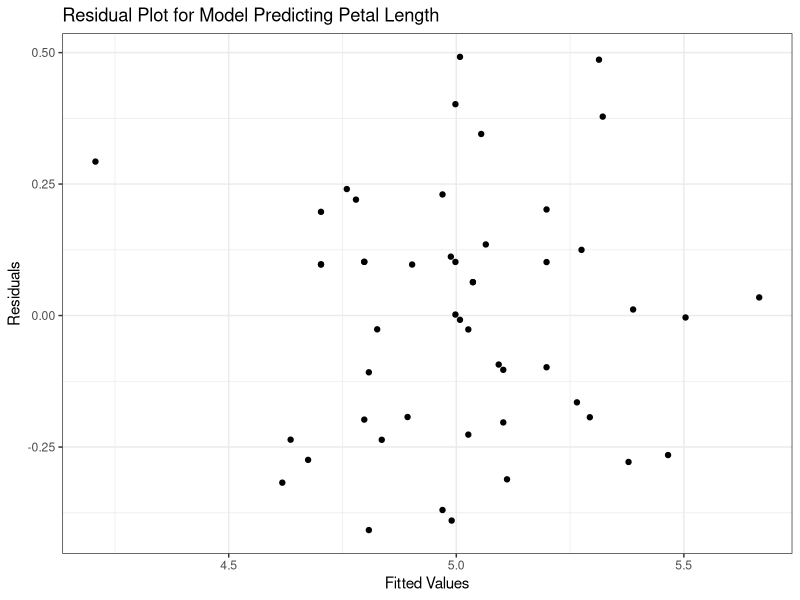
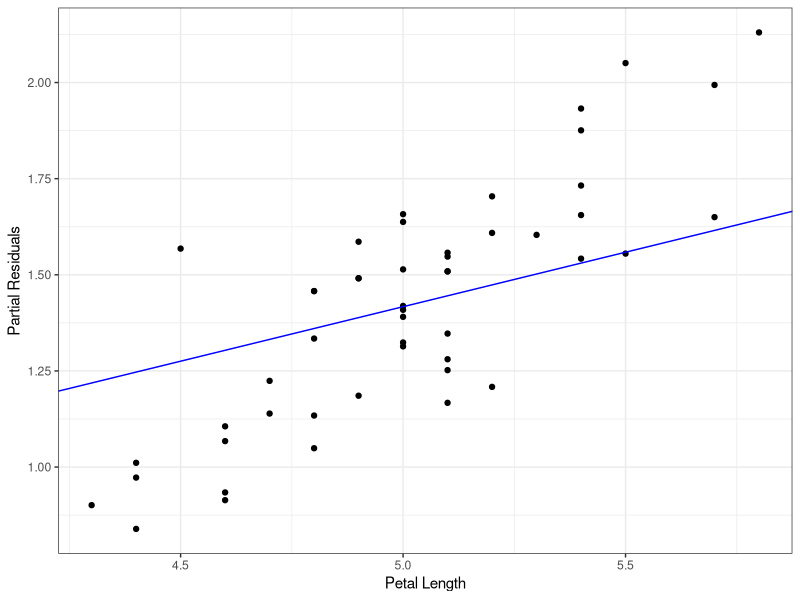
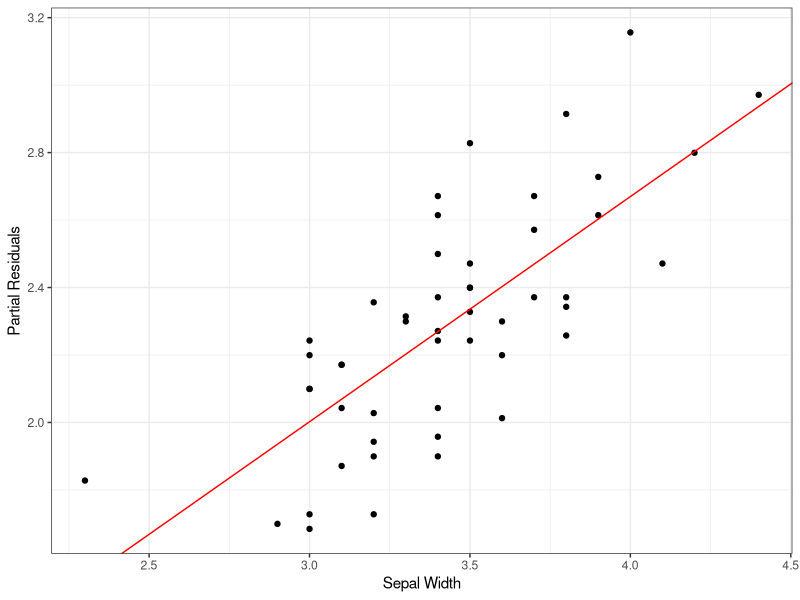

R code for these plots, in order:
## ---- chunk 1
library(tidyverse)
library(knitr)
library(broom)

data("iris")

#saves the data object as d, removes all observations that are not in the 
# setosa species for model simplicity, removes unncesssary variables

d <- iris |>
  filter(Species == "setosa") |>
  select(-c("Species", "Petal.Width"))
## ---- chunk 2
#fits a linear model to find the association between sepal length
# and the predictors: petal length and sepal width

linear.model <- lm(data = d, 
                   Sepal.Length ~ Petal.Length + Sepal.Width)

tidy(summary(linear.model)) |>
  kable(digits = 3)
## ---- chunk 3
#creates a dataframe for the residual plot
residual_plot <- data.frame(fitted_vals = linear.model$fitted.values,
                            residuals = linear.model$residuals)

#creates a residual plot
residual_plot |>
  ggplot(aes(x = fitted_vals, y = residuals)) +
  geom_point() +
  theme_bw() +
  labs(x = "Fitted Values", y = "Residuals", 
       title = "Residual Plot for Model Predicting Petal Length")
## ---- chunk 4
# creates a data frame that contains the two vector elements described above

partial_res_data <- data.frame(r = linear.model$residuals,
                               x1_petal_length = d$Sepal.Length,
                               x2_sepal_width = d$Sepal.Width)

head(partial_res_data) |>
  kable(digits = 3)

# save the beta values for calculation

beta1_petal_length <- linear.model$coefficients[2]

beta2_sepal_width <- linear.model$coefficients[3]
## ---- chunk 5
partial_res_data_calc <- partial_res_data |>
  mutate(r_petal_length = r + beta1_petal_length * x1_petal_length,
         r_sepal_width = r + beta2_sepal_width * x2_sepal_width)

head(partial_res_data_calc) |>
  kable(digits = 3)
## ---- chunk 6
partial_res_data_calc |>
  ggplot(aes(x = x1_petal_length, y = r_petal_length)) +
  geom_point() +
  geom_abline(slope = beta1_petal_length, color = "blue") +
  theme_bw() +
  labs(x = "Petal Length", y = "Partial Residuals")
## ---- chunk 7
partial_res_data_calc |>
  ggplot(aes(x = x2_sepal_width, y = r_sepal_width)) +
  geom_point() +
  geom_abline(slope = beta2_sepal_width, color = "red") +
  theme_bw() +
  labs(x = "Sepal Width", y = "Partial Residuals")
